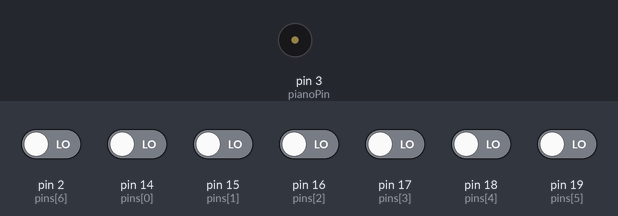
A sketch run on a simulated Arduino Uno, built with avr-gcc and run on an emulated ATmega328P. On the bench: buzzer (waves = sounding). Inputs (shaded band) come from the test bench; at power-on: pin 2 (pins[6]), pin 14 (pins[0]), pin 15 (pins[1]), pin 16 (pins[2]), pin 17 (pins[3]), pin 18 (pins[4]), pin 19 (pins[5]) LOW. What the sketch prints to the serial monitor is not drawn.

Above: at 1.2 s.
1.3 s: pin 2 (pins[6]) driven HIGH
At 2.5 s:
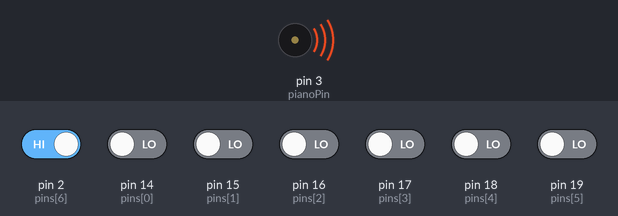
2.8 s: pin 14 (pins[0]) driven HIGH
At 3.6 s:
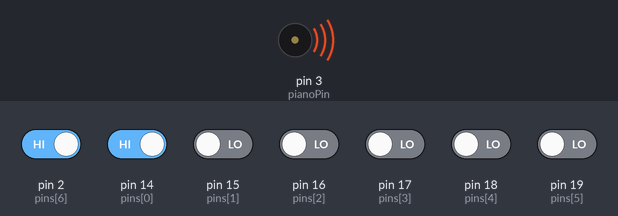
Timing chart, 0 to 5.8 s (numbered marks = the images above; inputs shaded):
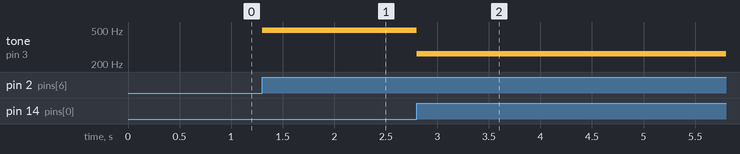

Measured:
- after the input at 1.3 s, tone on pin 3 (pianoPin): silent → 494 Hz at once
- after the input at 2.8 s, tone on pin 3 (pianoPin): 494 Hz → 262 Hz at once

The sketch:

piano.ino
```cpp
#include "pitches.h"
int pins[] = {14 , 15 , 16 , 17 , 18 , 19 , 2};
int pianoPin = 3;
int melody[] = { NOTE_C4 , NOTE_D4 , NOTE_E4 , NOTE_F4 , NOTE_G4 , NOTE_A4 , NOTE_B4 };
int currentNote = -1;
double duration = 250;
int noteCount = 7;

int star[] = { 0 , 0 , 4,4 ,5 ,5 , 4 ,-1 ,  3 , 3,  2 , 2 , 1 , 1 , 0  };
int starLength = 15;

void setup() {
  for (int i = 0 ;i < noteCount ; i++){
    pinMode(pins[i] , INPUT);
  }
  Serial.begin(9600);
}

void loop() {
  currentNote = -1;
  for (int i=0;i<noteCount;i++){
    if (digitalRead(pins[i]) == HIGH){
      currentNote = i;
      break;
    }
  }
  if (currentNote != -1){
    Serial.print(currentNote);
    tone(pianoPin , melody[currentNote] , duration);
    Serial.print('\n');
  }
}
```

pitches.h
```cpp
/*************************************************

 * Public Constants

 *************************************************/

#define NOTE_B0  31
#define NOTE_C1  33
#define NOTE_CS1 35
#define NOTE_D1  37
#define NOTE_DS1 39
#define NOTE_E1  41
#define NOTE_F1  44
#define NOTE_FS1 46
#define NOTE_G1  49
#define NOTE_GS1 52
#define NOTE_A1  55
#define NOTE_AS1 58
#define NOTE_B1  62
#define NOTE_C2  65
#define NOTE_CS2 69
#define NOTE_D2  73
#define NOTE_DS2 78
#define NOTE_E2  82
#define NOTE_F2  87
#define NOTE_FS2 93
#define NOTE_G2  98
#define NOTE_GS2 104
#define NOTE_A2  110
#define NOTE_AS2 117
#define NOTE_B2  123
#define NOTE_C3  131
#define NOTE_CS3 139
#define NOTE_D3  147
#define NOTE_DS3 156
#define NOTE_E3  165
#define NOTE_F3  175
#define NOTE_FS3 185
#define NOTE_G3  196
#define NOTE_GS3 208
#define NOTE_A3  220
#define NOTE_AS3 233
#define NOTE_B3  247
#define NOTE_C4  262
#define NOTE_CS4 277
#define NOTE_D4  294
#define NOTE_DS4 311
#define NOTE_E4  330
#define NOTE_F4  349
#define NOTE_FS4 370
#define NOTE_G4  392
#define NOTE_GS4 415
#define NOTE_A4  440
#define NOTE_AS4 466
#define NOTE_B4  494
#define NOTE_C5  523
#define NOTE_CS5 554
#define NOTE_D5  587
#define NOTE_DS5 622
#define NOTE_E5  659
#define NOTE_F5  698
#define NOTE_FS5 740
#define NOTE_G5  784
#define NOTE_GS5 831
#define NOTE_A5  880
#define NOTE_AS5 932
#define NOTE_B5  988
#define NOTE_C6  1047
#define NOTE_CS6 1109
#define NOTE_D6  1175
#define NOTE_DS6 1245
#define NOTE_E6  1319
#define NOTE_F6  1397
#define NOTE_FS6 1480
#define NOTE_G6  1568
#define NOTE_GS6 1661
#define NOTE_A6  1760
#define NOTE_AS6 1865
#define NOTE_B6  1976
#define NOTE_C7  2093
#define NOTE_CS7 2217
#define NOTE_D7  2349
#define NOTE_DS7 2489
#define NOTE_E7  2637
#define NOTE_F7  2794
#define NOTE_FS7 2960
#define NOTE_G7  3136
#define NOTE_GS7 3322
#define NOTE_A7  3520
#define NOTE_AS7 3729
#define NOTE_B7  3951
#define NOTE_C8  4186
#define NOTE_CS8 4435
#define NOTE_D8  4699
#define NOTE_DS8 4978
```
